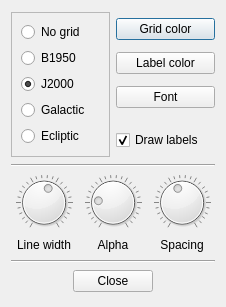
<?xml version="1.0" encoding="UTF-8"?>
<ui version="4.0">
 <class>GridOptionsDialog</class>
 <widget class="QDialog" name="GridOptionsDialog">
  <property name="geometry">
   <rect>
    <x>0</x>
    <y>0</y>
    <width>226</width>
    <height>307</height>
   </rect>
  </property>
  <property name="windowTitle">
   <string>Grid properties</string>
  </property>
  <property name="windowIcon">
   <iconset resource="icons.qrc">
    <normaloff>:/Icons/grid64.png</normaloff>:/Icons/grid64.png</iconset>
  </property>
  <layout class="QGridLayout" name="gridLayout">
   <item row="0" column="1">
    <layout class="QVBoxLayout" name="verticalLayout">
     <item>
      <widget class="QPushButton" name="gridColorButton">
       <property name="text">
        <string>Grid color</string>
       </property>
       <property name="iconSize">
        <size>
         <width>16</width>
         <height>16</height>
        </size>
       </property>
      </widget>
     </item>
     <item>
      <widget class="QPushButton" name="labelColorButton">
       <property name="text">
        <string>Label color</string>
       </property>
       <property name="iconSize">
        <size>
         <width>16</width>
         <height>16</height>
        </size>
       </property>
      </widget>
     </item>
     <item>
      <widget class="QPushButton" name="fontButton">
       <property name="text">
        <string>Font</string>
       </property>
       <property name="iconSize">
        <size>
         <width>16</width>
         <height>16</height>
        </size>
       </property>
      </widget>
     </item>
    </layout>
   </item>
   <item row="3" column="0" colspan="2">
    <layout class="QHBoxLayout" name="horizontalLayout_3">
     <item>
      <layout class="QVBoxLayout" name="verticalLayout_2">
       <item>
        <widget class="QDial" name="lineWidthDial">
         <property name="maximumSize">
          <size>
           <width>60</width>
           <height>57</height>
          </size>
         </property>
         <property name="value">
          <number>55</number>
         </property>
         <property name="wrapping">
          <bool>false</bool>
         </property>
         <property name="notchesVisible">
          <bool>true</bool>
         </property>
        </widget>
       </item>
       <item>
        <widget class="QLabel" name="label">
         <property name="maximumSize">
          <size>
           <width>60</width>
           <height>16</height>
          </size>
         </property>
         <property name="text">
          <string>Line width</string>
         </property>
         <property name="alignment">
          <set>Qt::AlignCenter</set>
         </property>
        </widget>
       </item>
      </layout>
     </item>
     <item>
      <layout class="QVBoxLayout" name="verticalLayout_3">
       <item>
        <widget class="QDial" name="alphaDial">
         <property name="maximumSize">
          <size>
           <width>60</width>
           <height>57</height>
          </size>
         </property>
         <property name="value">
          <number>22</number>
         </property>
         <property name="wrapping">
          <bool>false</bool>
         </property>
         <property name="notchesVisible">
          <bool>true</bool>
         </property>
        </widget>
       </item>
       <item>
        <widget class="QLabel" name="label_4">
         <property name="maximumSize">
          <size>
           <width>60</width>
           <height>16</height>
          </size>
         </property>
         <property name="text">
          <string>Alpha</string>
         </property>
         <property name="alignment">
          <set>Qt::AlignCenter</set>
         </property>
        </widget>
       </item>
      </layout>
     </item>
     <item>
      <layout class="QVBoxLayout" name="verticalLayout_4">
       <item>
        <widget class="QDial" name="spacingDial">
         <property name="maximumSize">
          <size>
           <width>60</width>
           <height>57</height>
          </size>
         </property>
         <property name="value">
          <number>44</number>
         </property>
         <property name="wrapping">
          <bool>false</bool>
         </property>
         <property name="notchesVisible">
          <bool>true</bool>
         </property>
        </widget>
       </item>
       <item>
        <widget class="QLabel" name="label_5">
         <property name="maximumSize">
          <size>
           <width>60</width>
           <height>16</height>
          </size>
         </property>
         <property name="text">
          <string>Spacing</string>
         </property>
         <property name="alignment">
          <set>Qt::AlignCenter</set>
         </property>
        </widget>
       </item>
      </layout>
     </item>
    </layout>
   </item>
   <item row="5" column="0" colspan="2">
    <widget class="QDialogButtonBox" name="buttonBox">
     <property name="standardButtons">
      <set>QDialogButtonBox::Close</set>
     </property>
     <property name="centerButtons">
      <bool>true</bool>
     </property>
    </widget>
   </item>
   <item row="0" column="0" rowspan="2">
    <widget class="QFrame" name="frame">
     <property name="frameShape">
      <enum>QFrame::StyledPanel</enum>
     </property>
     <layout class="QVBoxLayout" name="verticalLayout_5">
      <item>
       <widget class="QRadioButton" name="noGridRadio">
        <property name="text">
         <string>No grid</string>
        </property>
        <property name="checked">
         <bool>false</bool>
        </property>
       </widget>
      </item>
      <item>
       <widget class="QRadioButton" name="b1950Radio">
        <property name="text">
         <string>B1950</string>
        </property>
       </widget>
      </item>
      <item>
       <widget class="QRadioButton" name="j2000Radio">
        <property name="text">
         <string>J2000</string>
        </property>
        <property name="checked">
         <bool>true</bool>
        </property>
       </widget>
      </item>
      <item>
       <widget class="QRadioButton" name="galacticRadio">
        <property name="text">
         <string>Galactic</string>
        </property>
       </widget>
      </item>
      <item>
       <widget class="QRadioButton" name="eclipticRadio">
        <property name="text">
         <string>Ecliptic</string>
        </property>
       </widget>
      </item>
     </layout>
    </widget>
   </item>
   <item row="1" column="1">
    <widget class="QCheckBox" name="drawLabelsCheck">
     <property name="text">
      <string>Draw labels</string>
     </property>
     <property name="checked">
      <bool>true</bool>
     </property>
    </widget>
   </item>
   <item row="4" column="0" colspan="2">
    <widget class="Line" name="line">
     <property name="orientation">
      <enum>Qt::Horizontal</enum>
     </property>
    </widget>
   </item>
   <item row="2" column="0" colspan="2">
    <widget class="Line" name="line_2">
     <property name="orientation">
      <enum>Qt::Horizontal</enum>
     </property>
    </widget>
   </item>
  </layout>
  <zorder>buttonBox</zorder>
  <zorder>frame</zorder>
  <zorder>drawLabelsCheck</zorder>
  <zorder>line</zorder>
  <zorder>line_2</zorder>
 </widget>
 <resources>
  <include location="icons.qrc"/>
 </resources>
 <connections>
  <connection>
   <sender>buttonBox</sender>
   <signal>accepted()</signal>
   <receiver>GridOptionsDialog</receiver>
   <slot>accept()</slot>
   <hints>
    <hint type="sourcelabel">
     <x>248</x>
     <y>254</y>
    </hint>
    <hint type="destinationlabel">
     <x>157</x>
     <y>274</y>
    </hint>
   </hints>
  </connection>
  <connection>
   <sender>buttonBox</sender>
   <signal>rejected()</signal>
   <receiver>GridOptionsDialog</receiver>
   <slot>reject()</slot>
   <hints>
    <hint type="sourcelabel">
     <x>316</x>
     <y>260</y>
    </hint>
    <hint type="destinationlabel">
     <x>286</x>
     <y>274</y>
    </hint>
   </hints>
  </connection>
 </connections>
</ui>
